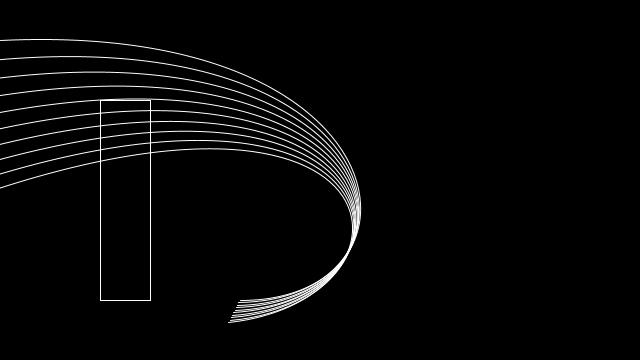
Frame 1 (no input)
Frame 60 (the mouse pressed at the canvas centre just before this capture): identical to frame 1, image omitted
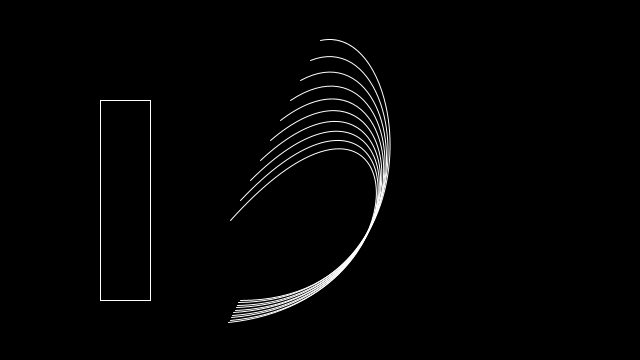
Frame 120 (the mouse held since frame 60 and released just before this capture)

The Processing sketch that drew these frames (run headless with seeded random() and noise(); from frame 60 on, the mouse is pressed at the canvas centre):

// Processing sketch: test1
// ── test1.pde
/**
 * Bezier. 
 * 
 * The first two parameters for the bezier() function specify the 
 * first point in the curve and the last two parameters specify 
 * the last point. The middle parameters set the control points
 * that define the shape of the curve. 
 */

void setup() {
  size(640, 360); 
  stroke(255);
  noFill();
}

void draw() {
  background(0);
  rect(100,100,50,200);
  for (int i = 0; i < 200; i += 20) {
    bezier(mouseX-(i/2.0), 40+i, 410, 20, 440, 300, 240-(i/16.0), 300+(i/8.0));
  }
}
